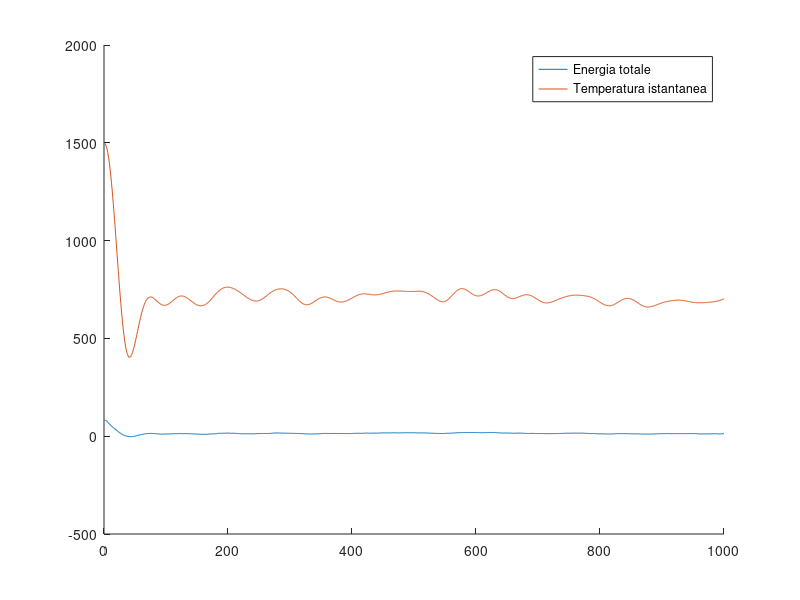

MATLAB code for this plot:
data = load('simulazione-gabbie.txt');

e_pot  = data(:,1);
e_k    = data(:,2);
t_inst = data(:,3);

hold on
plot(e_pot + e_k)
plot(t_inst)
hold off

legend('Energia totale', 'Temperatura istantanea');